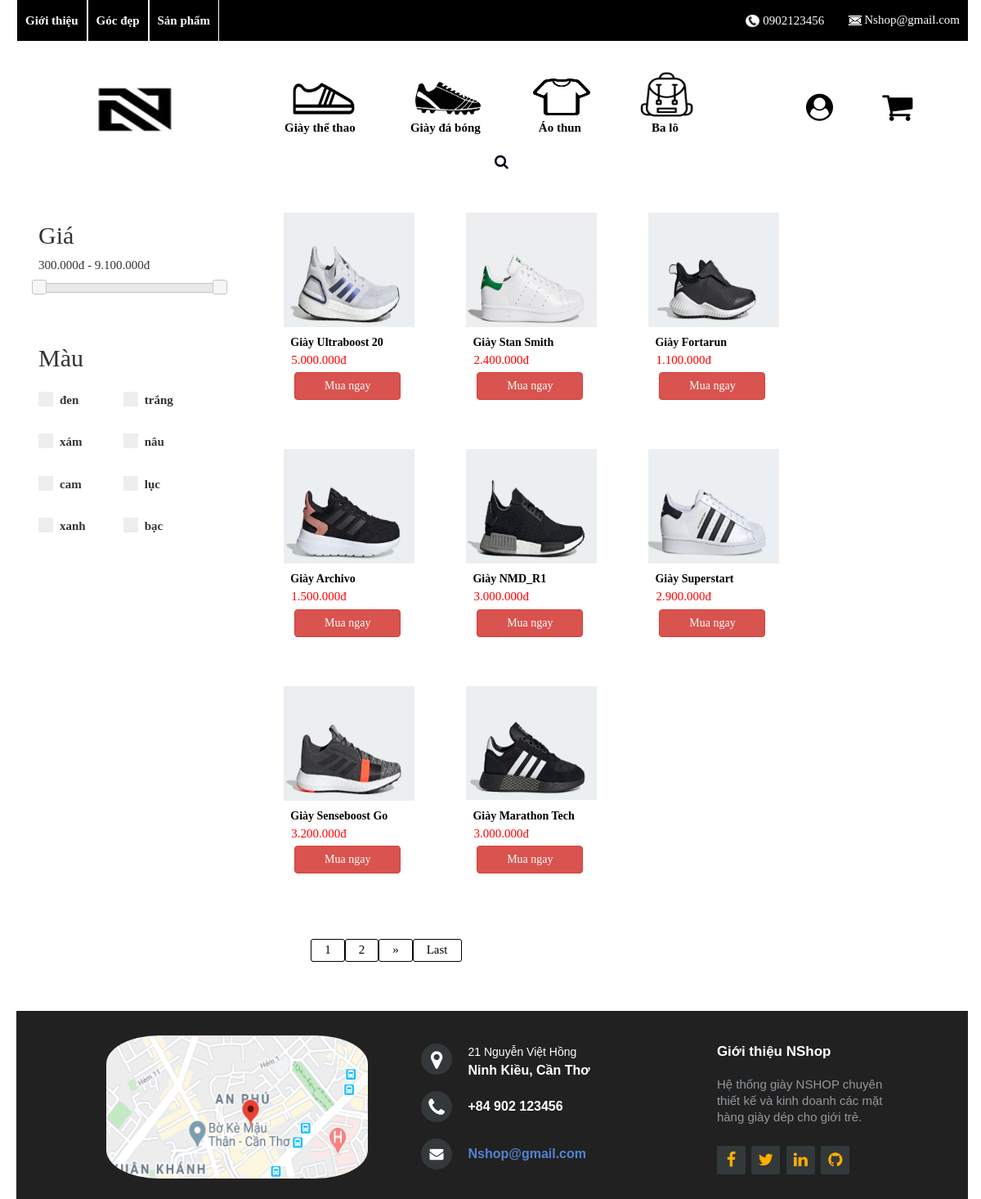
The page /index.php?view=product&idKind=a on the database its author committed.
### tables this page shows
CREATE TABLE `products` (
  `id` int(5) NOT NULL,
  `name` varchar(50) DEFAULT NULL,
  `price` int(50) DEFAULT NULL,
  `quantum` int(50) DEFAULT NULL,
  `image` varchar(50) DEFAULT NULL,
  `idKind` varchar(10) DEFAULT NULL,
  `color` varchar(10) DEFAULT NULL
);

### maincontent/product.php (the view, shortened to what this page needs)
<?php
    if(isset($_GET["page"])){
       $p = $_GET["page"];
      }else{
            $p = '';
       }
    if($p == '' || $p == 1){
      $page = 0;
      }else{
        $page = ($p*8)-8;
        }
    if(isset($_GET['idKind'])){
      $idKind = $_GET['idKind'];
      $sql = "SELECT * FROM products where idKind = '$idKind' limit $page,8 ";
      $result = $connect->query($sql);
    }
?>
 <div id="product">
  <ul class="main_product">
      <?php
          while ($row = $result->fetch_assoc()) {
       ?>
      <a id="ap" href="index.php?view=detail&id=<?php echo $row['id']; ?>">
      <li>
          <img style="width: 160px; height: 140px; margin-left: 4%" src="<?php echo $row['image']; ?>">
          <p> <?php echo '&emsp;' . $row['name'];  ?> </p>
          <div class="tien"> <?php echo number_format($row['price'], 0, '','.') .'đ'; ?></div>
          <a id="ap" href="index.php?view=detail&id=<?php echo $row['id']; ?>">&emsp;<button type="button" class="btn btn-danger">Mua ngay</button></a>
      </li>
      </a>
      <?php } ?>
  </ul>
</div>
<div id="pagination" class="pagination" style=" padding:20px 0px; margin-left: 110px;  clear: both;">
    <?php
      $sql_page = "SELECT * FROM products where idKind = '$idKind'";
      $result_page = $connect->query($sql_page);
      $count = mysqli_num_rows($result_page);
      $a = ceil($count/8);
      for($b = 1; $b <= $a; $b++){
         if( $b == 1 && $p == 0){
               echo '<a class="active">'.$b.'</a>';
            }
         else if($b != $p){
            if($b>(float)$p-3 && $b<(float)$p+3){
              echo '<a href="index.php?view=product&idKind='.$idKind.'&page='.$b.'">'.' '.$b.' '.'</a>';
            }
         }else{
            echo '<a class="active">'.$b.'</a>';
           }
         }
         if($p==0){
            $next_page = (float)$p + 2;
            echo '<a href="index.php?view=product&idKind='.$idKind.'&page='.$next_page.'">&raquo;</a>';
         }else if($p < $a){
            $next_page = (float)$p + 1;
            echo '<a href="index.php?view=product&idKind='.$idKind.'&page='.$next_page.'">&raquo;</a>';
          }
         if($p < $a-2){
           echo '<a href="index.php?view=product&idKind='.$idKind.'&page='.$a.'">Last</a>';
          }
 ?>
 </div>

### style.css (style rules this page uses)
html body { font-family: Tahoma; font-size: 15px; padding: 0; margin: 0 ; }
#product { width: 100%; }
ul.main_product { padding: 0; margin-left: 5%; }
ul.main_product li { display: inline-table; margin-top: 0px; padding: 30px 4% 30px 3%; list-style: none; }
ul.main_product li p { font-size: 14px; width: 100%; text-decoration: none; color: black; display: block; font-weight: bold; height: 30px; line-height: 35px; border: solid 1px white; }
.tien { margin-top:-10px; margin-left: 10%; color: #ff0000; z-index: -1px; }
.btn-danger { margin-top: 4px; margin-left: 5px; width: 130px; }
#ap { text-decoration: none; }
.pagination { width: 50%; margin-left: 50px; float: left; }
.pagination a { border: 1px solid black; border-radius: 3px; display: block; color: black; float: left; padding: 2px 16px; text-decoration: none; transition: background-color .3s; }

### rows shown on the page
products: image (picture), name "Giày Ultraboost 20", price "5.000.000"
products: image (picture), name "Giày Stan Smith", price "2.400.000"
products: image (picture), name "Giày Fortarun", price "1.100.000"
products: image (picture), name "Giày Archivo", price "1.500.000"
products: image (picture), name "Giày NMD_R1", price "3.000.000"
products: image (picture), name "Giày Superstart", price "2.900.000"
products: image (picture), name "Giày Senseboost Go", price "3.200.000"
products: image (picture), name "Giày Marathon Tech", price "3.000.000"

### other values the page prints
$color "đen"
$color "trắng"
$color "xám"
$color "nâu"
$color "cam"
$color "lục"
$color "xanh"
$color "bạc"
